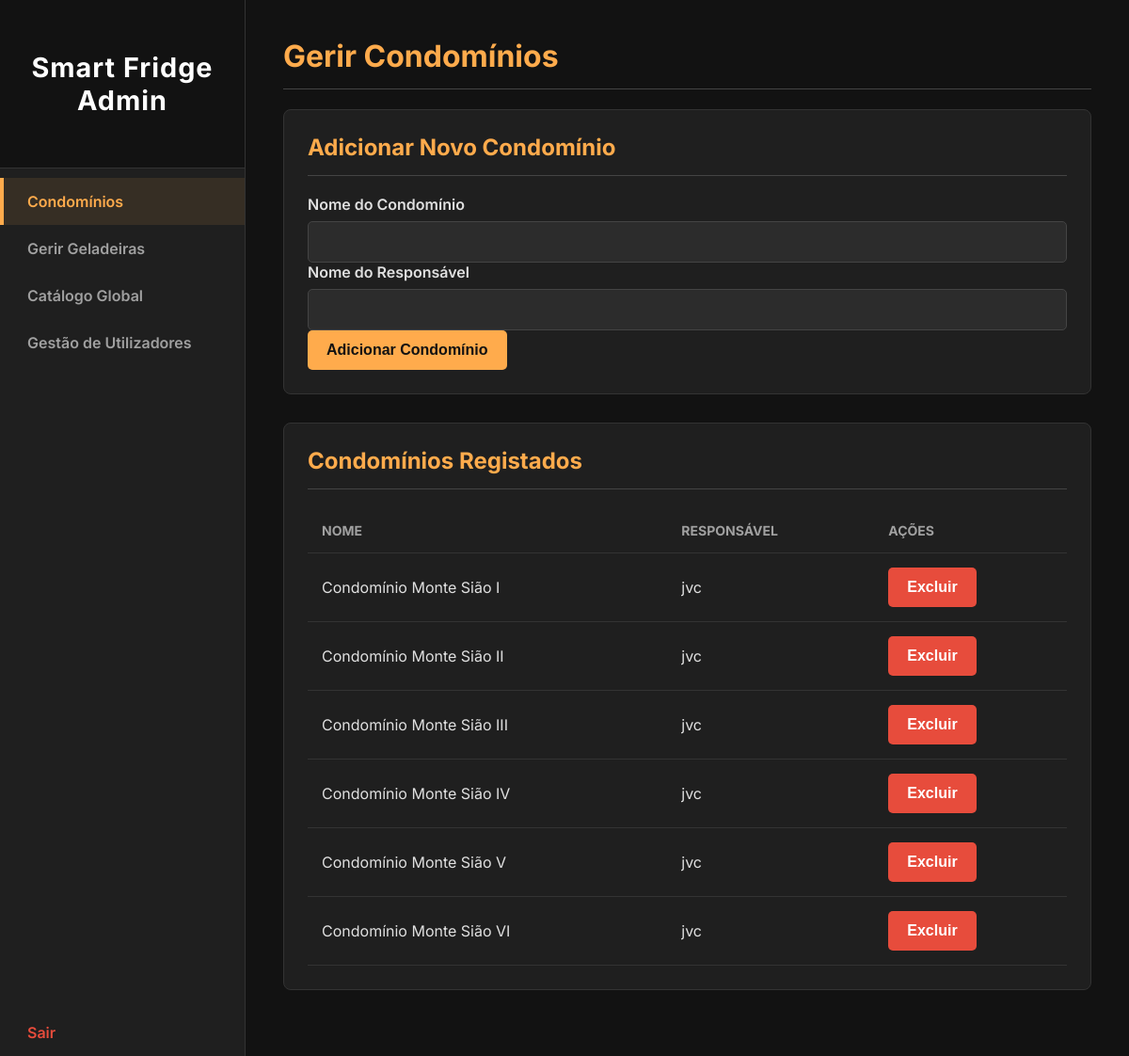
The page /admin/condominios (signed in) on the database as committed earlier.
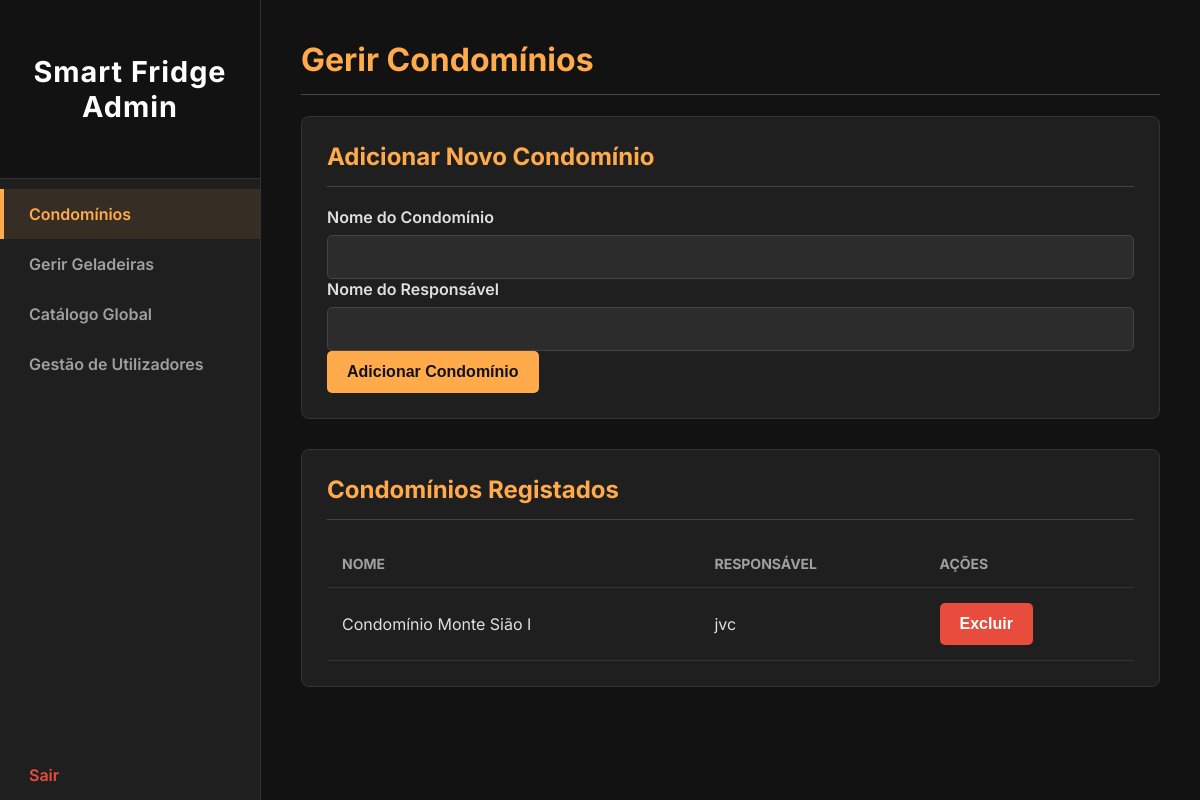
The same page on the database as committed later.
### models.py (models this page shows)
class Condominio(db.Model):
    __tablename__ = 'condominio'
    id = db.Column(db.Integer, primary_key=True)
    name = db.Column(db.String(150), nullable=False, unique=True)
    responsible_name = db.Column(db.String(150))
    inventory = db.relationship('Inventory', backref='condominio', lazy=True, cascade="all, delete-orphan")

### app.py (the view, shortened to what this page needs)
@app.route('/admin/condominios', methods=['GET', 'POST'])
@login_required
def gerenciar_condominios():
    if not current_user.is_admin: return redirect(url_for('user_dashboard'))
    todos_condominios = Condominio.query.order_by(Condominio.name).all()
    return render_template('gerenciar_condominios.html', condominios=todos_condominios)

### app.py (called while the page is built)
@login_manager.user_loader
def load_user(user_id):
    return User.query.get(int(user_id))

### templates/gerenciar_condominios.html (shortened to what this page needs)
<!DOCTYPE html>
<html lang="pt-br">
<head>
    <link rel="stylesheet" href="{{ url_for('static', filename='admin_style.css') }}">
</head>
<body>
    <div class="wrapper">
        <nav class="sidebar">
            <div class="sidebar-header"><h3 class="logo-text">Smart Fridge Admin</h3></div>
            <ul>
                <li><a href="{{ url_for('gerenciar_condominios') }}" class="active">Condomínios</a></li>
                <li><a href="{{ url_for('selecionar_geladeira') }}">Gerir Geladeiras</a></li>
                <li><a href="{{ url_for('gerenciar_catalogo') }}">Catálogo Global</a></li>
                <li><a href="{{ url_for('gerenciar_utilizadores') }}">Gestão de Utilizadores</a></li>
                <li><a href="{{ url_for('logout') }}" class="logout-link">Sair</a></li>
            </ul>
        </nav>
        <main class="main-content">
            <h1>Gerir Condomínios</h1>
            <div class="card">
                <h2>Adicionar Novo Condomínio</h2>
                <form action="{{ url_for('gerenciar_condominios') }}" method="POST">
                    <div class="form-group"><label>Nome do Condomínio</label><input type="text" name="condo_name" required></div>
                    <div class="form-group"><label>Nome do Responsável</label><input type="text" name="responsible_name"></div>
                    <button type="submit">Adicionar Condomínio</button>
                </form>
            </div>
            <div class="card">
                <h2>Condomínios Registados</h2>
                <table>
                    <thead><tr><th>Nome</th><th>Responsável</th><th>Ações</th></tr></thead>
                    <tbody>
                        {% for condo in condominios %}
                        <tr>
                            <td>{{ condo.name }}</td>
                            <td>{{ condo.responsible_name or 'N/A' }}</td>
                            <td>
                                <form action="{{ url_for('excluir_condominio', condo_id=condo.id) }}" method="POST" onsubmit="return confirm('Tem a certeza?');" class="inline-form">
                                    <button type="submit" class="delete-btn">Excluir</button>
                                </form>
                            </td>
                        </tr>
                        {% endfor %}
                    </tbody>
                </table>
            </div>
        </main>
    </div>
</body>
</html>

### static/admin_style.css (style rules this page uses)
body { margin: 0; font-family: 'Inter', -apple-system, sans-serif; background-color: #121212; color: #e0e0e0; }
.wrapper { display: flex; }
.sidebar { width: 260px; background-color: #1f1f1f; color: white; min-height: 100vh; border-right: 1px solid #333; flex-shrink: 0; position: sticky; top: 0; }
.sidebar-header { padding: 25px; text-align: center; border-bottom: 1px solid #333; background-color: #121212; }
.sidebar .logo-text { font-size: 1.8rem; font-weight: 700; color: #ffffff; letter-spacing: 1px; }
.sidebar ul { list-style-type: none; padding: 0; margin: 10px 0; }
.sidebar ul li a { display: block; color: #a0a0a0; padding: 15px 25px; text-decoration: none; font-weight: 600; transition: all 0.2s ease-in-out; border-left: 4px solid transparent; }
.sidebar ul li a.active { background-color: rgba(255, 171, 76, 0.1); color: #ffab4c; border-left: 4px solid #ffab4c; }
.sidebar .logout-link { position: absolute; bottom: 0; width: 100%; box-sizing: border-box; color: #e74c3c; }
.main-content { flex-grow: 1; padding: 40px; overflow-y: auto; }
.card { background: #1f1f1f; padding: 25px; border-radius: 8px; border: 1px solid #333; margin-bottom: 30px; }
h1, h2 { color: #ffab4c; border-bottom: 1px solid #444; padding-bottom: 15px; margin-top: 0; }
h2 { font-size: 1.5rem; }
label { display: block; margin-bottom: 8px; font-weight: 600; }
input[type="text"], input[type="search"], input[type="password"], input[type="number"], select { width: 100%; padding: 12px; border: 1px solid #444; border-radius: 5px; box-sizing: border-box; font-size: 16px; background-color: #2c2c2c; color: #ffffff; }
button, .button { padding: 12px 20px; background-color: #ffab4c; color: #121212; border: none; border-radius: 5px; cursor: pointer; font-weight: 700; font-size: 16px; transition: background-color 0.2s; text-decoration: none; display: inline-block; }
.delete-btn { background-color: #e74c3c; color: white; }
table { width: 100%; border-collapse: collapse; }
th, td { padding: 15px; text-align: left; border-bottom: 1px solid #333; }
th { color: #a0a0a0; font-size: 14px; text-transform: uppercase; }
.inline-form { display: flex; gap: 5px; }

Rows that differ between the two databases and show on the page:
removed Condominio: name "Condomínio Monte Sião II", responsible_name "jvc"
removed Condominio: name "Condomínio Monte Sião III", responsible_name "jvc"
removed Condominio: name "Condomínio Monte Sião IV", responsible_name "jvc"
removed Condominio: name "Condomínio Monte Sião V", responsible_name "jvc"
removed Condominio: name "Condomínio Monte Sião VI", responsible_name "jvc"
